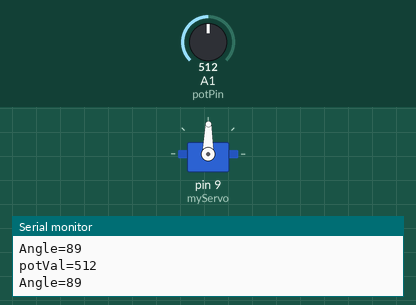
Simulated run of this program. Board: Arduino Uno, built with avr-gcc and run on an emulated ATmega328P. Shown: servo, the last lines printed to the serial monitor. The inputs (shaded band) are chosen by the test bench; at power-on: A1 (potPin) = 512.

Above: at 1.2 s.
1.3 s: A1 (potPin) set to 716
At 2.3 s:
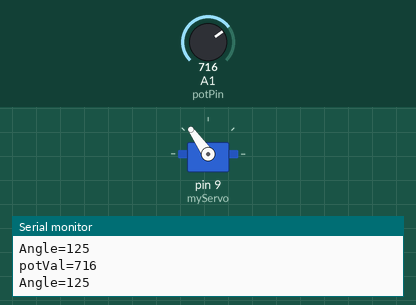
2.8 s: A1 (potPin) set to 900
At 3.3 s:
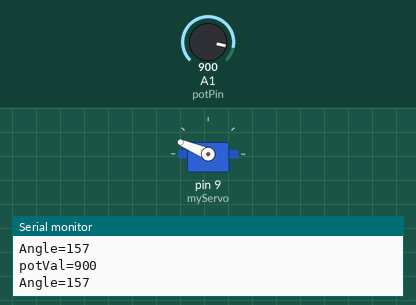
4.3 s: A1 (potPin) set to 1023
At 4.9 s:
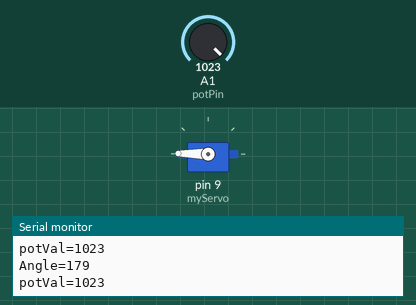
5.8 s: A1 (potPin) set to 306
At 6.8 s:
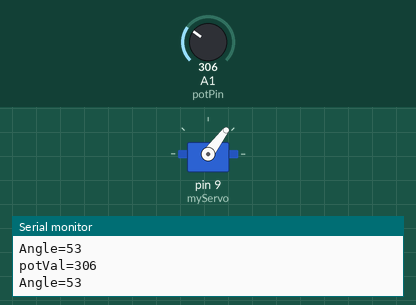
7.3 s: A1 (potPin) set to 122
At 8.2 s:
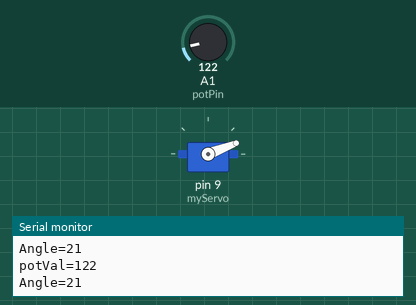
8.8 s: A1 (potPin) set to 511
At 10.2 s:
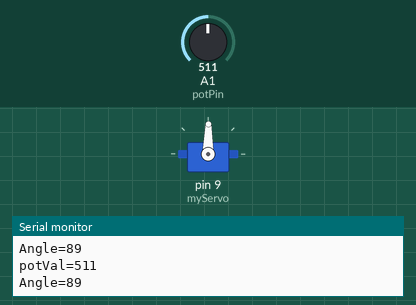
Timing chart, 0 to 11.3 s (numbered marks = the images above; inputs shaded):
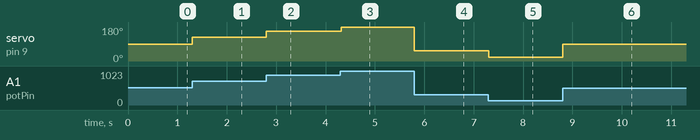

Measured:
- after the input at 1.3 s, servo on pin 9 (myServo): 89° → 125° at once
- after the input at 2.8 s, servo on pin 9 (myServo): 125° → 157° at once
- after the input at 4.3 s, servo on pin 9 (myServo): 157° → 179° at once
- after the input at 5.8 s, servo on pin 9 (myServo): 179° → 53° at once
- after the input at 7.3 s, servo on pin 9 (myServo): 53° → 21° at once
- after the input at 8.8 s, servo on pin 9 (myServo): 21° → 89° at once

The program:

main.cpp
```cpp
#include <Servo.h>
#include <Arduino.h>

Servo myServo;
int const potPin = A1;
int potVal = 0;
int angle = 0;

void setup()
{
  myServo.attach(9);
  Serial.begin(115200);
}

void loop()
{
  potVal = analogRead(potPin);
  Serial.print("potVal=");
  Serial.println(potVal);
  angle = map(potVal, 0, 1023, 0, 179);
  Serial.print ("Angle=");
  Serial.println(angle);
  Serial.println();

  myServo.write(angle);
  delay(15);
}
```
